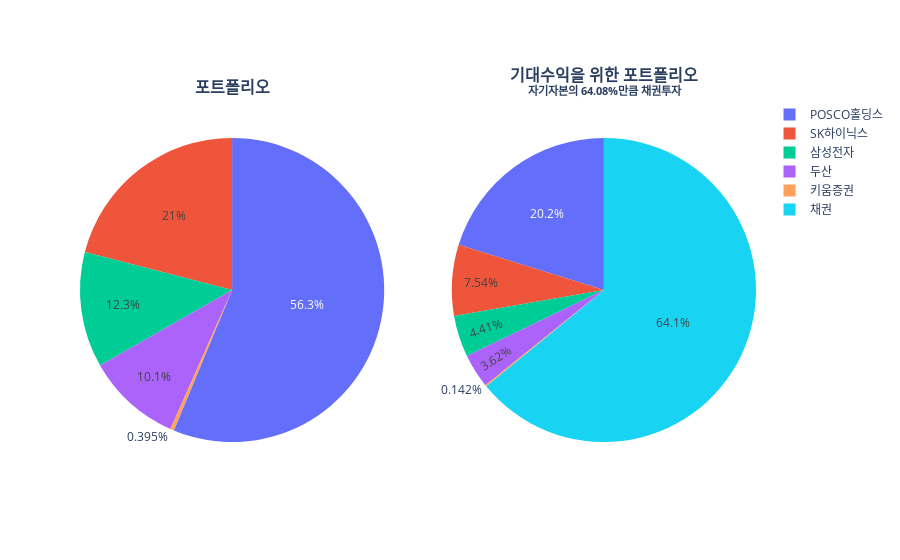

Here is the notebook cell this chart was saved with:
### Code cell
to_upward.show_portfolio(max_shape)

### Figure 1 — Plotly figure (JSON) as saved in the notebook; plotly's stock layout.template omitted (floating-point values rounded to 4 significant figures)
{"data": [{"domain": {"x": [0, 0.45], "y": [0, 1]}, "labels": ["POSCO홀딩스", "두산", "삼성전자", "SK하이닉스", "키움증권"], "name": "기존 포트폴리오", "type": "pie", "values": [0.5626, 0.1007, 0.1228, 0.2099, 0.003948]}, {"domain": {"x": [0.55, 1], "y": [0, 1]}, "labels": ["POSCO홀딩스", "두산", "삼성전자", "SK하이닉스", "키움증권", "채권"], "name": "기대수익 포트폴리오", "type": "pie", "values": [0.2021, 0.03618, 0.04411, 0.07539, 0.001418, 0.6408]}], "layout": {"annotations": [{"font": {"size": 16}, "showarrow": false, "text": "<b>포트폴리오", "x": 0.225, "xanchor": "center", "xref": "paper", "y": 1, "yanchor": "bottom", "yref": "paper"}, {"font": {"size": 16}, "showarrow": false, "text": "<b>기대수익을 위한 포트폴리오<br><sup>자기자본의 64.08%만큼 채권투자</sup>", "x": 0.775, "xanchor": "center", "xref": "paper", "y": 1, "yanchor": "bottom", "yref": "paper"}]}}
